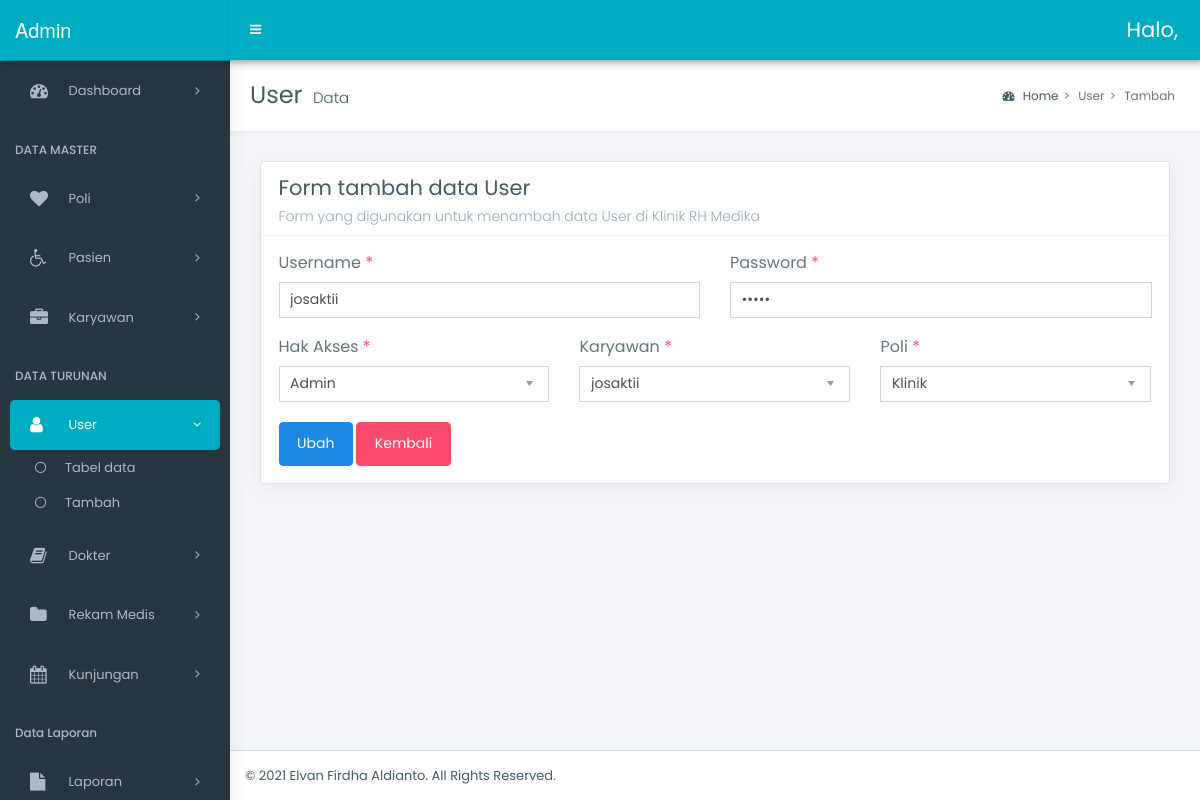
The page /admin/user/edit.php?id=18 on the database its author committed.
### tables this page shows
CREATE TABLE `user` (
  `id_user` int(3) NOT NULL,
  `username` varchar(25) NOT NULL,
  `password` varchar(25) NOT NULL,
  `access` enum('1','2') NOT NULL,
  `id_karyawan` int(3) NOT NULL,
  `kd_poli` int(3) NOT NULL
);

CREATE TABLE `karyawan` (
  `id_karyawan` int(11) NOT NULL,
  `jabatan` enum('1','2','3','4') NOT NULL,
  `nm_karyawan` varchar(50) NOT NULL,
  `tempat_lahirk` varchar(30) NOT NULL,
  `tgl_lahirk` date NOT NULL,
  `alamatk` text NOT NULL,
  `telp_karyawan` varchar(13) NOT NULL
);

CREATE TABLE `poli` (
  `kd_poli` int(3) NOT NULL,
  `nm_poli` varchar(30) NOT NULL
);

### admin/user/edit.php (the view, shortened to what this page needs)
<!DOCTYPE html>
<html lang="en">
<head>
    <link rel="stylesheet" href="../../style/bootstrap.min.css">
    <link rel="stylesheet" href="../../style/bootstrap-extend.css">
    <link rel="stylesheet" href="../../style/master_style.css">
    <link rel="stylesheet" href="../../style/_all-skins.css">
</head>
<body class="hold-transition skin-green sidebar-mini">
    <div class="wrapper">
        <div class="content-wrapper">
            <section class="content-header">
                <h1>
                    User
                    <small>Data</small>
                </h1>
                <ol class="breadcrumb">
                    <li class="breadcrumb-item"><a href="#"><i class="fa fa-dashboard"></i> Home</a></li>
                    <li class="breadcrumb-item">User</li>
                    <li class="breadcrumb-item active">Tambah</li>
                </ol>
            </section>
            <section class="content">
                <div class="box">
                    <div class="box-header with-border">
                        <h3 class="box-title">Form tambah data User</h3>
                        <h6 class="box-subtitle">Form yang digunakan untuk menambah data User di Klinik RH Medika</h6>
                    </div>
                    <div class="box-body">
                        <div class="row">
                            <div class="col">
                                <?php
                                require_once '../../config/connect.php';
                                if (isset($_GET['id'])) {
                                    $id = $_GET['id'];
                                    $q = $connect->query("SELECT * FROM user JOIN karyawan USING(id_karyawan) JOIN poli USING(kd_poli) WHERE id_user = '$id'");
                                    foreach ($q as $d) :
                                ?>
                                        <form method="POST" action="prosesedit.php">
                                            <div class="row">
                                                <div class="col-lg-6">
                                                    <div class="form-group">
                                                        <h5>Username <span class="text-danger">*</span></h5>
                                                        <div class="controls">
                                                            <input type="text" class="form-control" name="uname" value="<?= $d['username'] ?>">
                                                        </div>
                                                    </div>
                                                </div>
                                                <div class="col-lg-6">
                                                    <div class="form-group">
                                                        <h5>Password <span class="text-danger">*</span></h5>
                                                        <div class="controls">
                                                            <input type="password" class="form-control" name="upass" value="<?= $d['password'] ?>">
                                                        </div>
                                                    </div>
                                                </div>
                                                <div class="col-lg-4">
                                                    <div class="form-group">
                                                        <h5>Hak Akses <span class="text-danger">*</span></h5>
                                                        <div class="controls">
                                                            <select class="form-control" name="uaccess">
                                                                <option value="<?= $d['access'] ?>" hidden>
                                                                    <?php
                                                                    if ($d['access'] == 1) {
                                                                        echo 'Admin';
                                                                    } else {
                                                                        echo 'Karyawan';
                                                                    }
                                                                    ?>
                                                                </option>
                                                            </select>
                                                        </div>
                                                    </div>
                                                </div>
                                                <div class="col-lg-4">
                                                    <div class="form-group">
                                                        <h5>Karyawan <span class="text-danger">*</span></h5>
                                                        <div class="controls">
                                                            <select name="idkarya" class="form-control" id="">
                                                                <option value="<?= $d['id_karyawan']; ?>" hidden><?= $d['nm_karyawan']; ?></option>
                                                            </select>
                                                        </div>
                                                    </div>
                                                </div>
                                                <div class="col-lg-4">
                                                    <div class="form-group">
                                                        <h5>Poli <span class="text-danger">*</span></h5>
                                                        <div class="controls">
                                                            <select name="kdpol" class="form-control" id="">
                                                                <option value="<?= $d['kd_poli']; ?>" hidden><?= $d['nm_poli']; ?></option>
                                                            </select>
                                                        </div>
                                                    </div>
                                                </div>
                                            </div>
                                            <div class="text-xs-right">
                                                <button type="submit" class="btn btn-info" name="submit">Ubah</button>
                                                <a href="data.php" class="btn btn-danger">Kembali</a>
                                            </div>
                                        </form>
                                <?php
                                    endforeach;
                                }
                                ?>
                            </div>
                        </div>
                    </div>
                </div>
            </section>
        </div>
        <footer class="main-footer">
            &copy; 2021 <a href="">Elvan Firdha Aldianto</a>. All Rights Reserved.
        </footer>
    </div>
</body>
</html>

### style/_all-skins.css (style rules this page uses)
.skin-green .content-header { background: #fff; }
.skin-green .content { background: #f4f6f9; }
.skin-green .wrapper, .skin-green .main-sidebar, .skin-green .left-side { background-color: #28373e; box-shadow: 1px 0px 20px rgba(0,0,0,0.08); }

### rows shown on the page
user: uname "josaktii", uaccess "Admin", idkarya "josaktii", kdpol "Klinik"
